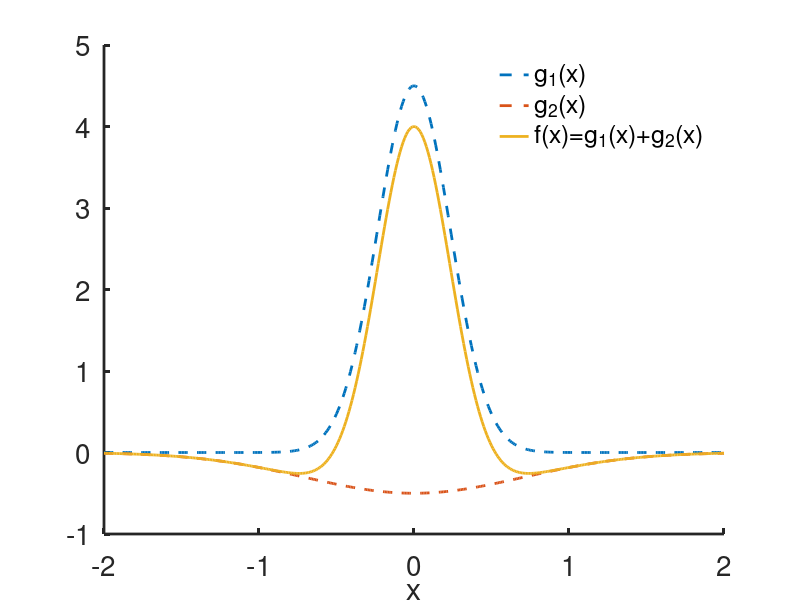

This chart was generated by the following MATLAB code:
% Matlab/Octave code to plot excitatory and inhibitory surround function
 
% For Figure 23, Chapter 19 of
% Keener and Sneyd, Mathematical Physiology, 3rd Edition, Springer.

% Written by James Keener and James Sneyd

%-------------------------------------------------------------------

function gaussian_plot

clear all
close all
clc
set(0,                           ...
   'defaultaxesfontsize', 20,   ...
   'defaultaxeslinewidth', 2.0, ...
   'defaultlinelinewidth', 2.0, ...
   'defaultpatchlinewidth', 0.7);
% parameters

s1 = 3;
s2 = 1;
g1 = 3;
g2 = 1;
x=[-2:.01:2];
G1 = gaussian(x,s1,g1);
G2 = gaussian(x,s2,g2);

figure(1)
    plot(x,G1,'--',x,-G2,'--',x,G1-G2)
    xlabel('x')
    box off
    legend('boxoff')
    legend('g_1(x)','g_2(x)','f(x)=g_1(x)+g_2(x)')

end % of main

%%
function out = gaussian(x,s,g)
    out = g*s*exp(-s^2*x.^2)/2;
end
